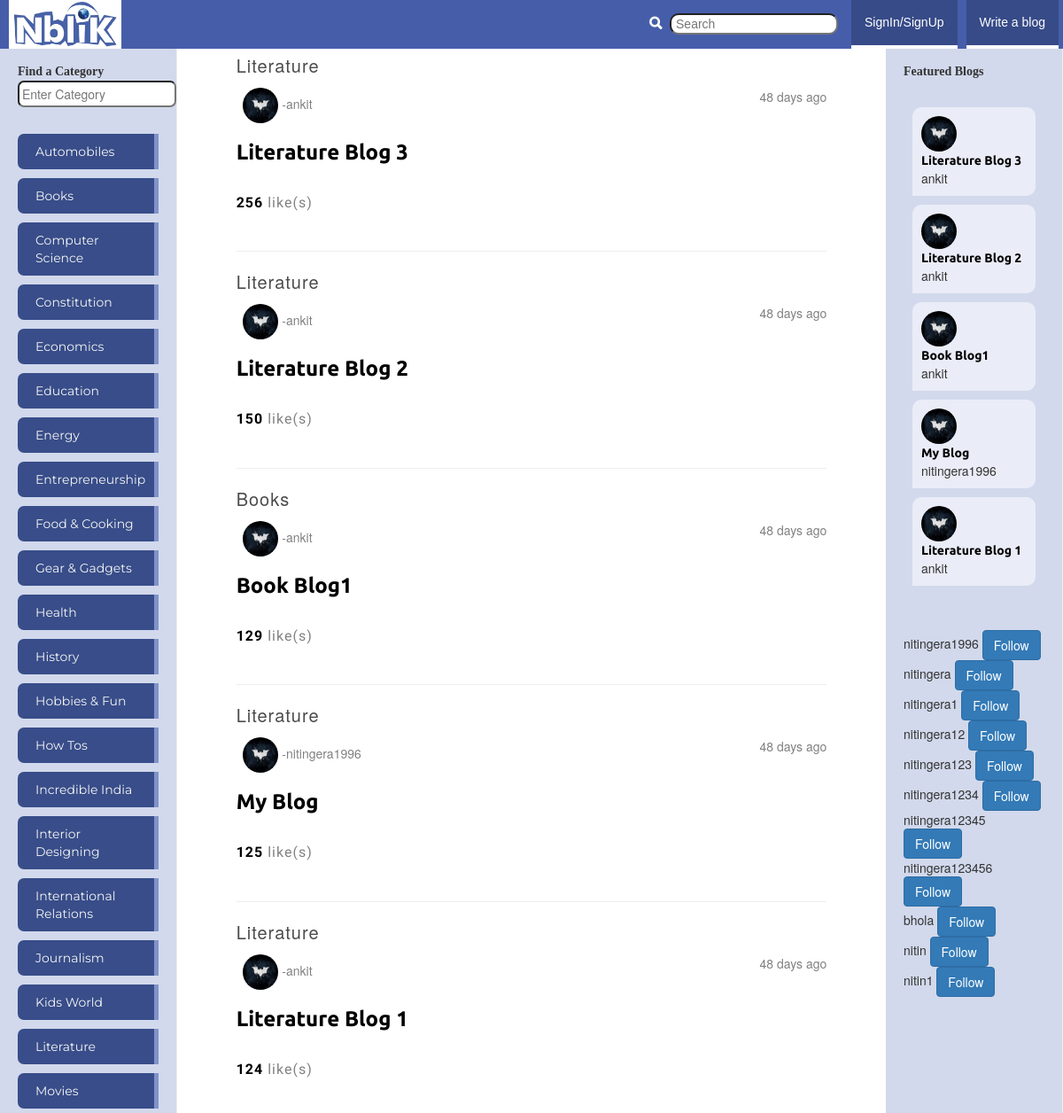
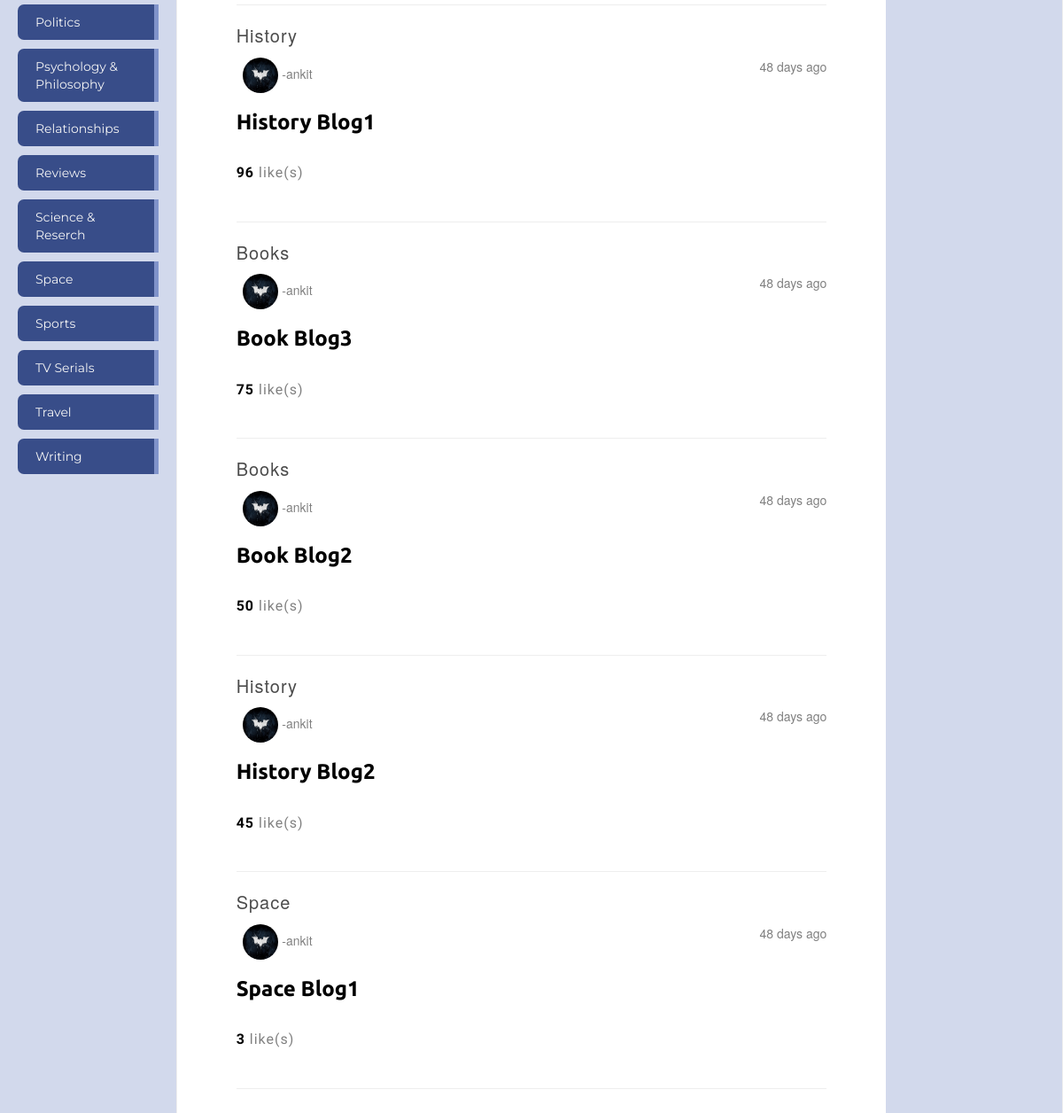
The page /blogu/ on the database as committed earlier (2 pictures, top to bottom).
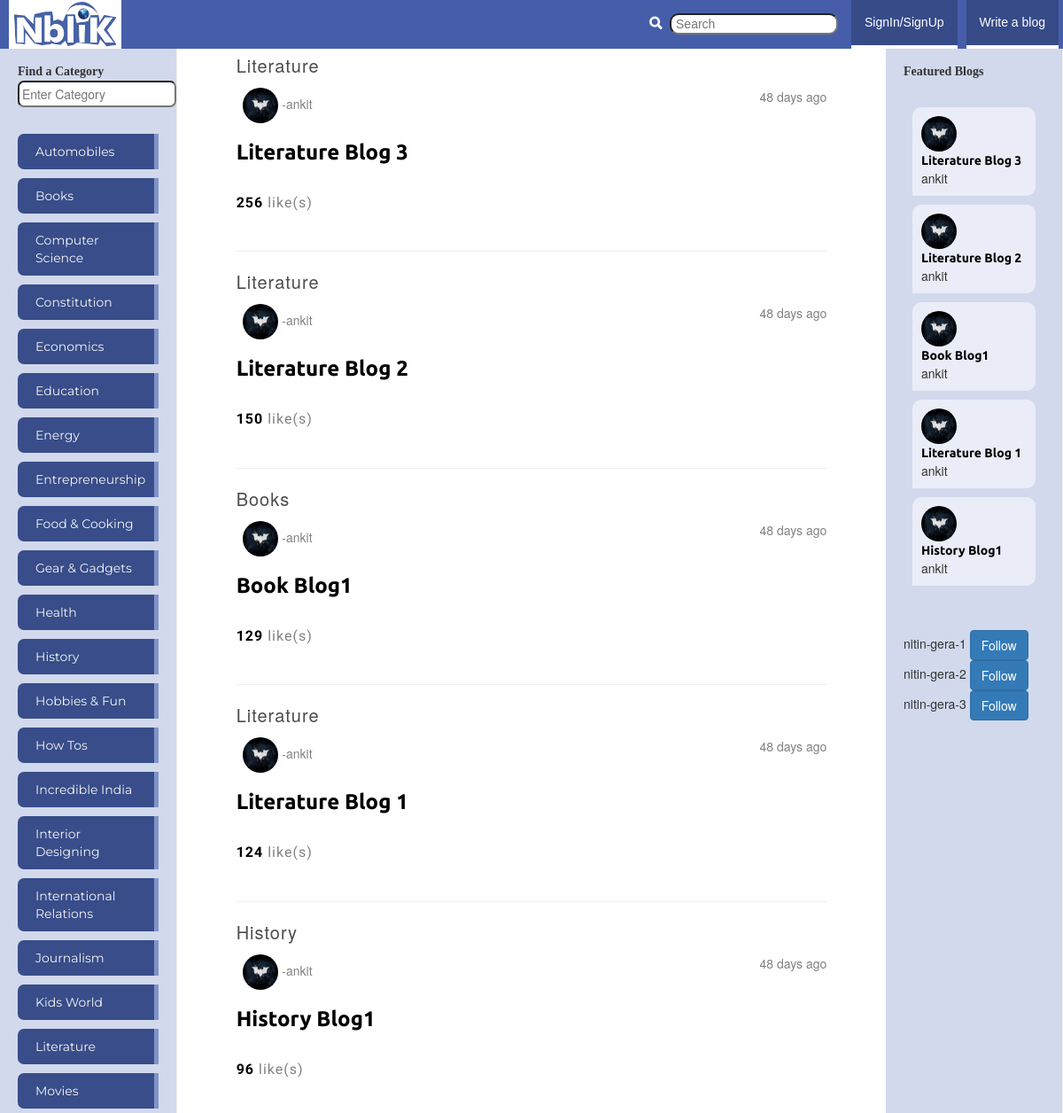
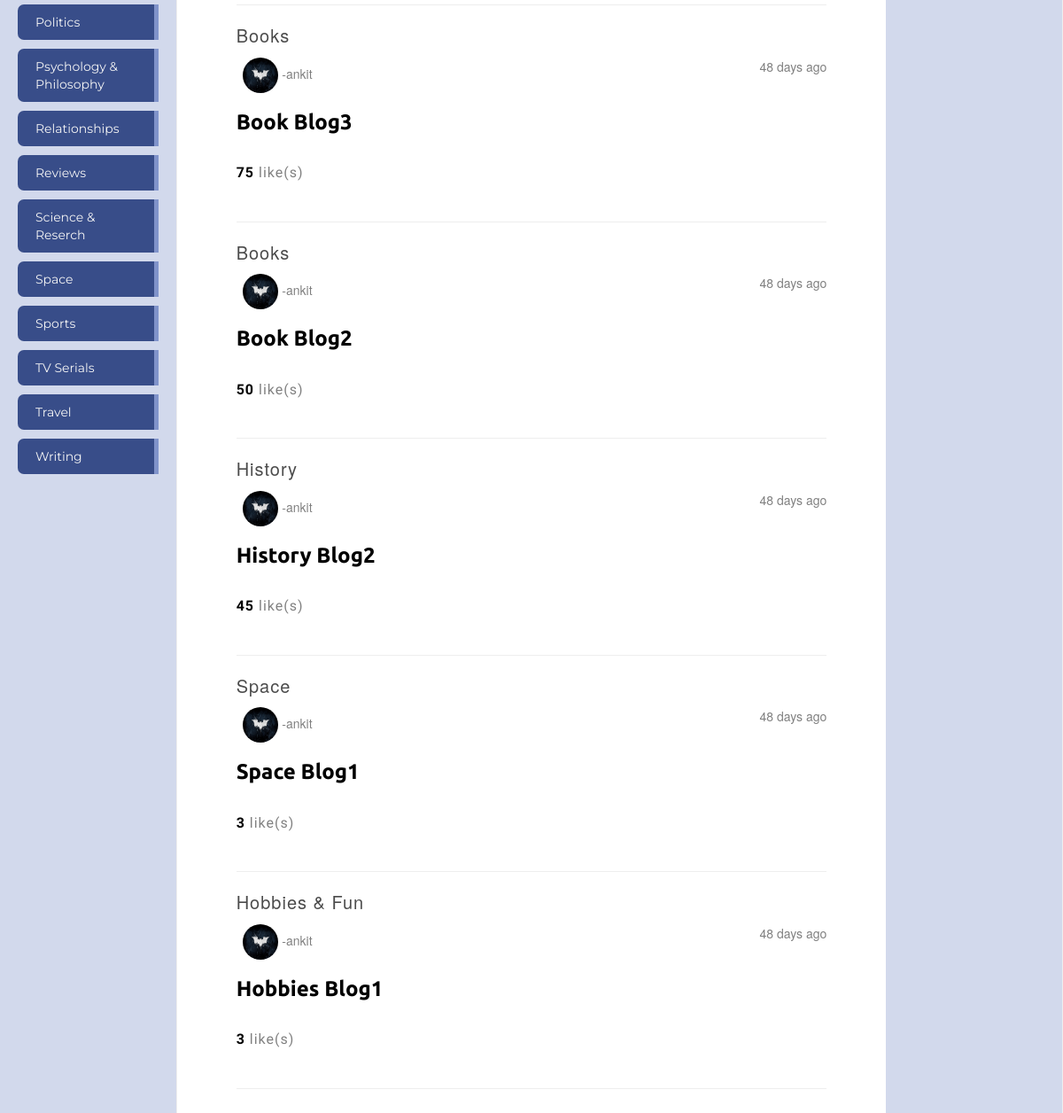
The same page on the database as committed later (2 pictures, top to bottom).
### blogu/models.py (models this page shows, shortened)
class Category(models.Model):
    name = models.CharField(max_length=128,unique=True)
    likes = models.IntegerField(default=0)
    slug = models.SlugField(unique=True)
    def __unicode__(self):
	    return self.name

class Blog(models.Model):
    category = models.ForeignKey(Category)
    title = models.CharField(max_length=128)
    written_by=models.ForeignKey(User)
    views = models.IntegerField(default=0)
    slug = models.SlugField(unique=True)
    text = models.TextField()
    likes=models.IntegerField(default=0)
    datetime_added=models.DateTimeField(default=datetime.now())

class UserProfile(models.Model):
    user = models.OneToOneField(User)
    name = models.CharField(max_length=200)
    picture = models.ImageField(upload_to='profile_images',blank=True)
    liked_blogs=models.ManyToManyField(Blog)
    liked_categories=models.ManyToManyField(Category)
    level=models.IntegerField(default=1)
    date_registered=models.DateTimeField(default=datetime.now())
    google_id=models.CharField(null=True,blank=True,unique=True,max_length=100)

### blogu/views.py (the view)
def index(request):
    if request.method=="POST":
        blog_text=request.POST.get('blog_text')
        return render(request,'blogu/add_blog.html',{'blog_text':blog_text})
    blog_list = Blog.objects.order_by('-likes')[:10]
    show=[True]*len(blog_list)
    try:
        user1=User.objects.get(username=request.user)
        user2=UserProfile.objects.get(user=user1)
        liked_blogs_list=user2.liked_blogs.all()
        for i in range(0,len(blog_list)):
            for lb in liked_blogs_list:
                if lb == blog_list[i]:
                    show[i]=False
                    break
                else:
                    show[i]=True
    except:
        pass
    context_dict = {}
    context_dict['blogs']=blog_list
    comment_matrix=[]
    for blog in blog_list:
        comment_matrix.append(Comment.objects.filter(comment_to=blog).order_by('-likes')[:5])
    context_dict['comments']=comment_matrix
    b_time=[]
    for b in blog_list:
        days=(datetime.now(utc)-b.datetime_added).days
        seconds=(datetime.now(utc) - b.datetime_added).seconds
        minutes=seconds/60
        hours=minutes/60
        if  days>= 1:
            b_time.append(str(days)+" days ago")
        elif minutes>60:
            b_time.append(str(hours)+" hours ago")
        elif seconds>60:
            b_time.append(str(minutes)+" minutes ago")
        else:
            b_time.append("Just now")
    zipped_data=zip(blog_list,b_time,show)
    context_dict['zipped_data']=zipped_data
    response = render(request,'blogu/index.html',context_dict)
    return response

### blogu/templatetags/blogu_extras.py (called while the page is built)
@register.inclusion_tag('blogu/cats.html')
def get_category_list(cat=None):
    return {'cats':Category.objects.all().order_by('name'), "act_cat": cat}

@register.inclusion_tag('blogu/blogs.html')
def get_blogs_list(cat=None):
    if cat:
        c=Category.objects.get(slug=cat)
        if c:
            blogs=Blog.objects.filter(category=c).order_by('-likes')[:5]
    else:
        blogs=Blog.objects.order_by('-likes')[:5]
    return {'blogs':blogs}

@register.inclusion_tag('blogu/to_follow.html')
def get_to_follow_list(user=None):
    print user
    if user:
        up=UserProfile.objects.all()
        return {'userprofiles':up}
    else:
        return None

### blogu/views.py (called while the page is built)
  def utcoffset(self, dt):
    return ZERO

  def dst(self, dt):
    return ZERO

### templates/blogu/index.html (shortened to what this page needs)
{% extends 'blogu/base.html' %}
{% load staticfiles %}
{% block body_block %}
<link href="{% static "css/index.css" %}" rel="stylesheet">
		{% if blogs %}
                {% for blog,b_time,show in zipped_data %}
                    <p style='text-align:left;color:rgb(75,75,75);font-weight:normal;font-size:20px;letter-spacing:1px;'>{{ blog.category }}</p>
                    <span style='float:right;color:gray;'>{{ b_time }}</span>
                <p class='text-left' style="color:gray;"> &nbsp <img src="{% static 'images/batman.jpg' %}" style="width:40px;height:40px;-webkit-border-radius:50% 50%;-moz-border-radius:50% 50%;-ms-border-radius:50% 50%;-o-border-radius:50% 50%;border-radius:50% 50%;"> -{{ blog.written_by }}</p>
                <h3 style="font-family:arial;"><a class="blog_title" href="{% url 'blog' blog.slug %}" ><strong>{{ blog.title }}</strong></a></h3>
                <p class="blog_text"{{ blog.text|safe }}</p>
                <br/><font style="color:black;font-weight:bold;">
                {{ blog.likes }} </font><font style="color:gray;">like(s)</font>
                <br/>
                <br/>
                <hr noshade size=9>
                {% endfor %}
		{% else %}
		    <strong>There are no blogs present.</strong>
		{% endif %}
{% endblock %}

### templates/blogu/cats.html (shortened to what this page needs)
{% load staticfiles %}
{% if cats %}
    <u1 class="nav nav-sidebar">
	{% for c in cats %}
	    {% if c == act_cat %}
		<li class="active"><a href="{% url 'category' c.slug %}">{{ c.name }}</a></li>
		{% else %}
	    <li class="inactive"><a href="{% url 'category' c.slug %}">{{ c.name }}</a></li>
	    {% endif %}
	{% endfor %}
{% else %}
    <li><strong>There are no categories present</strong></li>
	</u1>
{% endif %}

### templates/blogu/blogs.html
{% if blogs %}
{% load staticfiles %}
    <u1 class="nav nav-sidebar">
	{% for b in blogs %}
	    <li style="margin:10px;background:rgb(234,237,247);padding:10px;-webkit-border-radius:10px 10px 10px 0;-ms-border-radius:10px 10px 10px 0;-o-border-radius:10px 10px 10px 0;-moz-border-radius:10px 10px 10px 0;border-radius:10px 10px 10px 0;"><img src="{% static 'images/batman.jpg' %}" style="width:40px;height:40px;-webkit-border-radius:50% 50%;-moz-border-radius:50% 50%;-o-border-radius:50% 50%;-ms-border-radius:50% 50%;border-radius:50% 50%;"><a href="{% url 'blog' b.slug %}" style="margin:0;padding:0;color:black;">{{ b.title }}</a>{{ b.written_by }}</li>
	{% endfor %}
{% else %}
    <li><strong>There are no blogs present</strong></li>
	</u1>
{% endif %}

### templates/blogu/to_follow.html
{% if userprofiles %}
{% load staticfiles %}
    <u1 class="nav nav-sidebar">
	{% for up in userprofiles %}
	    <li>{{ up.user.username }}
      <button id="follow_user" data-userprofileid="{{ up.id }}" class="btn btn-primary" type="button">Follow</button></li>
	{% endfor %}
{% else %}
    <li><strong>There are no blogs present</strong></li>
	</u1>
{% endif %}

Rows that differ between the two databases and show on the page:
removed Blog: category "Literature", b_time "48 days ago", written_by "nitingera1996", title "My Blog", likes "125"
removed UserProfile: user.username "nitingera1996"
removed UserProfile: user.username "nitingera"
removed UserProfile: user.username "nitingera1"
removed UserProfile: user.username "nitingera12"
removed UserProfile: user.username "nitingera123"
removed UserProfile: user.username "nitingera1234"
removed UserProfile: user.username "nitingera12345"
removed UserProfile: user.username "nitingera123456"
removed UserProfile: user.username "bhola"
removed UserProfile: user.username "nitin"
removed UserProfile: user.username "nitin1"
now on one of the page's lists (row unchanged): Blog: title "History Blog1", written_by "ankit"
now on this page (row unchanged): Blog: category "Hobbies & Fun", b_time "48 days ago", written_by "ankit", title "Hobbies Blog1", likes "3"
added UserProfile: user.username "nitin-gera-1"
added UserProfile: user.username "nitin-gera-2"
added UserProfile: user.username "nitin-gera-3"
